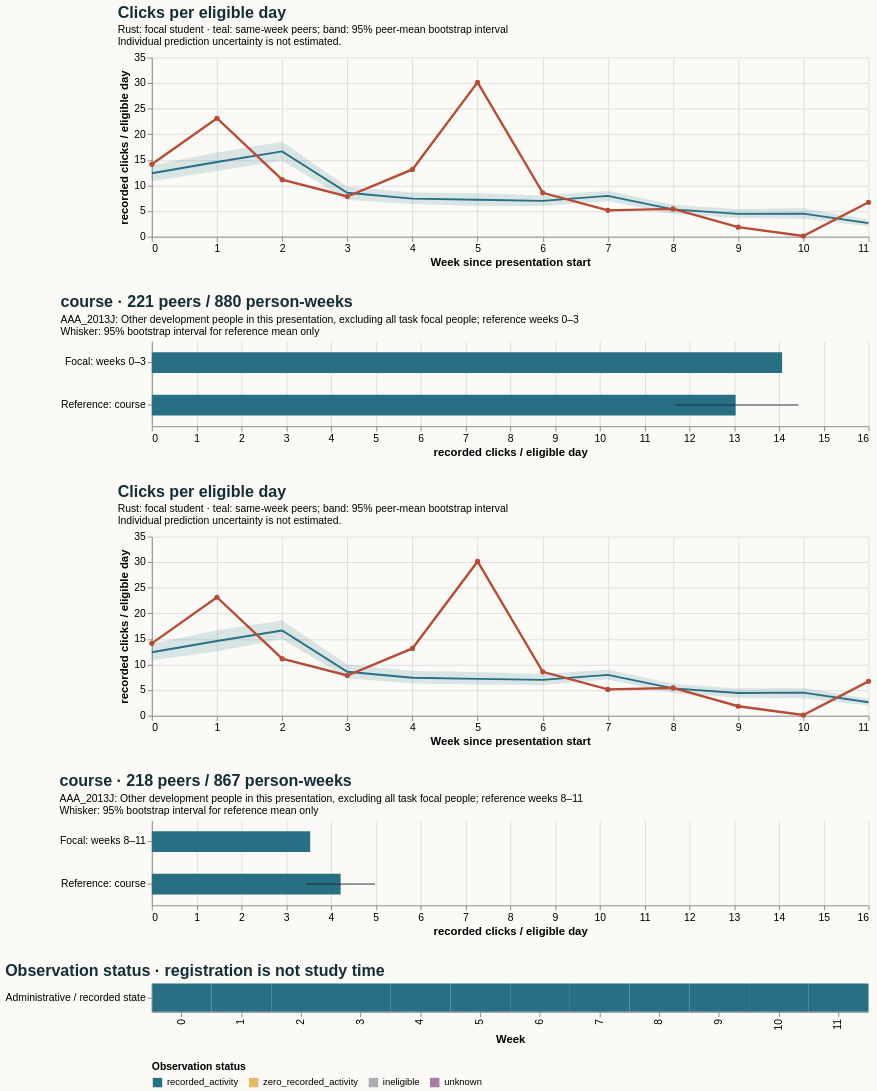

Express this chart as Vega-Lite.
### Vega-Lite specification from a JSON file in a GitHub repository (floating-point values rounded to 4 significant figures)
{"$schema": "https://vega.github.io/schema/vega-lite/v5.20.1.json", "config": {"axis": {"labelFontSize": 11, "titleFontSize": 12}, "background": "#fbfaf7", "font": "sans-serif", "title": {"anchor": "start", "color": "#142e38", "fontSize": 17, "subtitleFontSize": 11}, "view": {"continuousHeight": 300, "continuousWidth": 300, "stroke": null}}, "datasets": {"data-037527eaceff847f10ff3e96eb6b632f": [{"eligible_days": 7.0, "end_day": 6, "logging_completeness": "unknown", "observation_status": "recorded_activity", "row": "Administrative / recorded state", "score_status": "withheld_release_time_unknown", "start_day": 0, "value": 14.14, "week": 0}, {"eligible_days": 7.0, "end_day": 13, "logging_completeness": "unknown", "observation_status": "recorded_activity", "row": "Administrative / recorded state", "score_status": "withheld_release_time_unknown", "start_day": 7, "value": 23.14, "week": 1}, {"eligible_days": 7.0, "end_day": 20, "logging_completeness": "unknown", "observation_status": "recorded_activity", "row": "Administrative / recorded state", "score_status": "withheld_release_time_unknown", "start_day": 14, "value": 11.14, "week": 2}, {"eligible_days": 7.0, "end_day": 27, "logging_completeness": "unknown", "observation_status": "recorded_activity", "row": "Administrative / recorded state", "score_status": "withheld_release_time_unknown", "start_day": 21, "value": 7.857, "week": 3}, {"eligible_days": 7.0, "end_day": 34, "logging_completeness": "unknown", "observation_status": "recorded_activity", "row": "Administrative / recorded state", "score_status": "withheld_release_time_unknown", "start_day": 28, "value": 13.14, "week": 4}, {"eligible_days": 7.0, "end_day": 41, "logging_completeness": "unknown", "observation_status": "recorded_activity", "row": "Administrative / recorded state", "score_status": "withheld_release_time_unknown", "start_day": 35, "value": 30.14, "week": 5}, {"eligible_days": 7.0, "end_day": 48, "logging_completeness": "unknown", "observation_status": "recorded_activity", "row": "Administrative / recorded state", "score_status": "withheld_release_time_unknown", "start_day": 42, "value": 8.571, "week": 6}, {"eligible_days": 7.0, "end_day": 55, "logging_completeness": "unknown", "observation_status": "recorded_activity", "row": "Administrative / recorded state", "score_status": "withheld_release_time_unknown", "start_day": 49, "value": 5.143, "week": 7}, {"eligible_days": 7.0, "end_day": 62, "logging_completeness": "unknown", "observation_status": "recorded_activity", "row": "Administrative / recorded state", "score_status": "withheld_release_time_unknown", "start_day": 56, "value": 5.429, "week": 8}, {"eligible_days": 7.0, "end_day": 69, "logging_completeness": "unknown", "observation_status": "recorded_activity", "row": "Administrative / recorded state", "score_status": "withheld_release_time_unknown", "start_day": 63, "value": 1.857, "week": 9}, {"eligible_days": 7.0, "end_day": 76, "logging_completeness": "unknown", "observation_status": "recorded_activity", "row": "Administrative / recorded state", "score_status": "withheld_release_time_unknown", "start_day": 70, "value": 0.1429, "week": 10}, {"eligible_days": 7.0, "end_day": 83, "logging_completeness": "unknown", "observation_status": "recorded_activity", "row": "Administrative / recorded state", "score_status": "withheld_release_time_unknown", "start_day": 77, "value": 6.714, "week": 11}], "data-052d3d39e02fd55a27c4a5a4bcd2647e": [{"end_day": 6, "focal_value": 14.14, "peer_ci_high": 14.04, "peer_ci_low": 10.84, "peer_mean": 12.4, "peer_observations": 221, "peer_people": 221, "reference": "course", "unit": "recorded clicks / eligible day", "week": 0}, {"end_day": 13, "focal_value": 23.14, "peer_ci_high": 16.7, "peer_ci_low": 12.54, "peer_mean": 14.6, "peer_observations": 221, "peer_people": 221, "reference": "course", "unit": "recorded clicks / eligible day", "week": 1}, {"end_day": 20, "focal_value": 11.14, "peer_ci_high": 18.63, "peer_ci_low": 14.99, "peer_mean": 16.65, "peer_observations": 219, "peer_people": 219, "reference": "course", "unit": "recorded clicks / eligible day", "week": 2}, {"end_day": 27, "focal_value": 7.857, "peer_ci_high": 9.987, "peer_ci_low": 7.333, "peer_mean": 8.588, "peer_observations": 219, "peer_people": 219, "reference": "course", "unit": "recorded clicks / eligible day", "week": 3}, {"end_day": 34, "focal_value": 13.14, "peer_ci_high": 8.747, "peer_ci_low": 6.313, "peer_mean": 7.428, "peer_observations": 219, "peer_people": 219, "reference": "course", "unit": "recorded clicks / eligible day", "week": 4}, {"end_day": 41, "focal_value": 30.14, "peer_ci_high": 8.551, "peer_ci_low": 6.122, "peer_mean": 7.212, "peer_observations": 218, "peer_people": 218, "reference": "course", "unit": "recorded clicks / eligible day", "week": 5}, {"end_day": 48, "focal_value": 8.571, "peer_ci_high": 8.133, "peer_ci_low": 6.016, "peer_mean": 7.002, "peer_observations": 218, "peer_people": 218, "reference": "course", "unit": "recorded clicks / eligible day", "week": 6}, {"end_day": 55, "focal_value": 5.143, "peer_ci_high": 9.046, "peer_ci_low": 7.072, "peer_mean": 7.978, "peer_observations": 218, "peer_people": 218, "reference": "course", "unit": "recorded clicks / eligible day", "week": 7}, {"end_day": 62, "focal_value": 5.429, "peer_ci_high": 6.239, "peer_ci_low": 4.466, "peer_mean": 5.34, "peer_observations": 218, "peer_people": 218, "reference": "course", "unit": "recorded clicks / eligible day", "week": 8}, {"end_day": 69, "focal_value": 1.857, "peer_ci_high": 5.299, "peer_ci_low": 3.528, "peer_mean": 4.446, "peer_observations": 217, "peer_people": 217, "reference": "course", "unit": "recorded clicks / eligible day", "week": 9}, {"end_day": 76, "focal_value": 0.1429, "peer_ci_high": 5.448, "peer_ci_low": 3.422, "peer_mean": 4.512, "peer_observations": 217, "peer_people": 217, "reference": "course", "unit": "recorded clicks / eligible day", "week": 10}, {"end_day": 83, "focal_value": 6.714, "peer_ci_high": 3.317, "peer_ci_low": 1.997, "peer_mean": 2.639, "peer_observations": 215, "peer_people": 215, "reference": "course", "unit": "recorded clicks / eligible day", "week": 11}], "data-106492244f9d2f88bd921c457101bcb6": [{"hi": null, "lo": null, "series": "Focal: weeks 0–3", "value": 14.07}, {"hi": 14.44, "lo": 11.69, "series": "Reference: course", "value": 13.03}], "data-ab07179a1d73e91632118e3939dc0384": [{"end_day": 6, "focal_value": 14.14, "peer_ci_high": 13.96, "peer_ci_low": 10.81, "peer_mean": 12.4, "peer_observations": 221, "peer_people": 221, "reference": "course", "unit": "recorded clicks / eligible day", "week": 0}, {"end_day": 13, "focal_value": 23.14, "peer_ci_high": 16.44, "peer_ci_low": 12.82, "peer_mean": 14.6, "peer_observations": 221, "peer_people": 221, "reference": "course", "unit": "recorded clicks / eligible day", "week": 1}, {"end_day": 20, "focal_value": 11.14, "peer_ci_high": 18.55, "peer_ci_low": 14.82, "peer_mean": 16.65, "peer_observations": 219, "peer_people": 219, "reference": "course", "unit": "recorded clicks / eligible day", "week": 2}, {"end_day": 27, "focal_value": 7.857, "peer_ci_high": 9.738, "peer_ci_low": 7.225, "peer_mean": 8.588, "peer_observations": 219, "peer_people": 219, "reference": "course", "unit": "recorded clicks / eligible day", "week": 3}, {"end_day": 34, "focal_value": 13.14, "peer_ci_high": 8.635, "peer_ci_low": 6.369, "peer_mean": 7.428, "peer_observations": 219, "peer_people": 219, "reference": "course", "unit": "recorded clicks / eligible day", "week": 4}, {"end_day": 41, "focal_value": 30.14, "peer_ci_high": 8.475, "peer_ci_low": 6.005, "peer_mean": 7.212, "peer_observations": 218, "peer_people": 218, "reference": "course", "unit": "recorded clicks / eligible day", "week": 5}, {"end_day": 48, "focal_value": 8.571, "peer_ci_high": 8.06, "peer_ci_low": 5.976, "peer_mean": 7.002, "peer_observations": 218, "peer_people": 218, "reference": "course", "unit": "recorded clicks / eligible day", "week": 6}, {"end_day": 55, "focal_value": 5.143, "peer_ci_high": 8.981, "peer_ci_low": 6.976, "peer_mean": 7.978, "peer_observations": 218, "peer_people": 218, "reference": "course", "unit": "recorded clicks / eligible day", "week": 7}, {"end_day": 62, "focal_value": 5.429, "peer_ci_high": 6.263, "peer_ci_low": 4.443, "peer_mean": 5.34, "peer_observations": 218, "peer_people": 218, "reference": "course", "unit": "recorded clicks / eligible day", "week": 8}, {"end_day": 69, "focal_value": 1.857, "peer_ci_high": 5.381, "peer_ci_low": 3.629, "peer_mean": 4.446, "peer_observations": 217, "peer_people": 217, "reference": "course", "unit": "recorded clicks / eligible day", "week": 9}, {"end_day": 76, "focal_value": 0.1429, "peer_ci_high": 5.619, "peer_ci_low": 3.512, "peer_mean": 4.512, "peer_observations": 217, "peer_people": 217, "reference": "course", "unit": "recorded clicks / eligible day", "week": 10}, {"end_day": 83, "focal_value": 6.714, "peer_ci_high": 3.296, "peer_ci_low": 2.019, "peer_mean": 2.639, "peer_observations": 215, "peer_people": 215, "reference": "course", "unit": "recorded clicks / eligible day", "week": 11}], "data-e58a4e0ca9547756210579964a39ba00": [{"hi": null, "lo": null, "series": "Focal: weeks 8–11", "value": 3.536}, {"hi": 4.981, "lo": 3.45, "series": "Reference: course", "value": 4.215}]}, "resolve": {"scale": {"color": "independent"}}, "spacing": 28, "vconcat": [{"data": {"name": "data-ab07179a1d73e91632118e3939dc0384"}, "height": 190, "layer": [{"encoding": {"x": {"axis": {"tickMinStep": 1}, "field": "week", "title": "Week since presentation start", "type": "quantitative"}, "y": {"field": "peer_ci_low", "scale": {"zero": true}, "title": "recorded clicks / eligible day", "type": "quantitative"}, "y2": {"field": "peer_ci_high"}}, "mark": {"color": "#286f83", "opacity": 0.16, "type": "area"}}, {"encoding": {"tooltip": [{"field": "week", "type": "quantitative"}, {"field": "peer_mean", "type": "quantitative"}, {"field": "peer_people", "type": "quantitative"}, {"field": "peer_observations", "type": "quantitative"}], "x": {"field": "week", "type": "quantitative"}, "y": {"field": "peer_mean", "type": "quantitative"}}, "mark": {"color": "#286f83", "strokeWidth": 2, "type": "line"}}, {"encoding": {"tooltip": [{"field": "week", "type": "quantitative"}, {"field": "focal_value", "type": "quantitative"}], "x": {"field": "week", "type": "quantitative"}, "y": {"field": "focal_value", "type": "quantitative"}}, "mark": {"color": "#b64c35", "point": {"color": "#b64c35"}, "strokeWidth": 2.5, "type": "line"}}], "title": {"subtitle": ["Rust: focal student · teal: same-week peers; band: 95% peer-mean bootstrap interval", "Individual prediction uncertainty is not estimated."], "text": "Clicks per eligible day"}, "width": 760}, {"data": {"name": "data-106492244f9d2f88bd921c457101bcb6"}, "height": 90, "layer": [{"encoding": {"x": {"field": "value", "scale": {"domain": [0, 15.16], "zero": true}, "title": "recorded clicks / eligible day", "type": "quantitative"}, "y": {"field": "series", "sort": null, "title": null, "type": "nominal"}}, "mark": {"color": "#286f83", "size": 22, "type": "bar"}}, {"encoding": {"x": {"field": "lo", "type": "quantitative"}, "x2": {"field": "hi"}, "y": {"field": "series", "sort": null, "title": null, "type": "nominal"}}, "mark": {"color": "#142e38", "type": "rule"}}], "title": {"subtitle": ["AAA_2013J: Other development people in this presentation, excluding all task focal people; reference weeks 0–3", "Whisker: 95% bootstrap interval for reference mean only"], "text": "course · 221 peers / 880 person-weeks"}, "width": 760}, {"data": {"name": "data-052d3d39e02fd55a27c4a5a4bcd2647e"}, "height": 190, "layer": [{"encoding": {"x": {"axis": {"tickMinStep": 1}, "field": "week", "title": "Week since presentation start", "type": "quantitative"}, "y": {"field": "peer_ci_low", "scale": {"zero": true}, "title": "recorded clicks / eligible day", "type": "quantitative"}, "y2": {"field": "peer_ci_high"}}, "mark": {"color": "#286f83", "opacity": 0.16, "type": "area"}}, {"encoding": {"tooltip": [{"field": "week", "type": "quantitative"}, {"field": "peer_mean", "type": "quantitative"}, {"field": "peer_people", "type": "quantitative"}, {"field": "peer_observations", "type": "quantitative"}], "x": {"field": "week", "type": "quantitative"}, "y": {"field": "peer_mean", "type": "quantitative"}}, "mark": {"color": "#286f83", "strokeWidth": 2, "type": "line"}}, {"encoding": {"tooltip": [{"field": "week", "type": "quantitative"}, {"field": "focal_value", "type": "quantitative"}], "x": {"field": "week", "type": "quantitative"}, "y": {"field": "focal_value", "type": "quantitative"}}, "mark": {"color": "#b64c35", "point": {"color": "#b64c35"}, "strokeWidth": 2.5, "type": "line"}}], "title": {"subtitle": ["Rust: focal student · teal: same-week peers; band: 95% peer-mean bootstrap interval", "Individual prediction uncertainty is not estimated."], "text": "Clicks per eligible day"}, "width": 760}, {"data": {"name": "data-e58a4e0ca9547756210579964a39ba00"}, "height": 90, "layer": [{"encoding": {"x": {"field": "value", "scale": {"domain": [0, 15.16], "zero": true}, "title": "recorded clicks / eligible day", "type": "quantitative"}, "y": {"field": "series", "sort": null, "title": null, "type": "nominal"}}, "mark": {"color": "#286f83", "size": 22, "type": "bar"}}, {"encoding": {"x": {"field": "lo", "type": "quantitative"}, "x2": {"field": "hi"}, "y": {"field": "series", "sort": null, "title": null, "type": "nominal"}}, "mark": {"color": "#142e38", "type": "rule"}}], "title": {"subtitle": ["AAA_2013J: Other development people in this presentation, excluding all task focal people; reference weeks 8–11", "Whisker: 95% bootstrap interval for reference mean only"], "text": "course · 218 peers / 867 person-weeks"}, "width": 760}, {"data": {"name": "data-037527eaceff847f10ff3e96eb6b632f"}, "encoding": {"color": {"field": "observation_status", "legend": {"labelLimit": 260, "orient": "bottom"}, "scale": {"domain": ["recorded_activity", "zero_recorded_activity", "ineligible", "unknown"], "range": ["#286f83", "#e4bb64", "#aaaeb3", "#ac78a5"]}, "title": "Observation status", "type": "nominal"}, "tooltip": [{"field": "week", "type": "quantitative"}, {"field": "eligible_days", "type": "quantitative"}, {"field": "observation_status", "type": "nominal"}, {"field": "logging_completeness", "type": "nominal"}], "x": {"field": "week", "title": "Week", "type": "ordinal"}, "y": {"field": "row", "title": null, "type": "nominal"}}, "height": 30, "mark": {"type": "rect"}, "title": "Observation status · registration is not study time", "width": 760}]}
